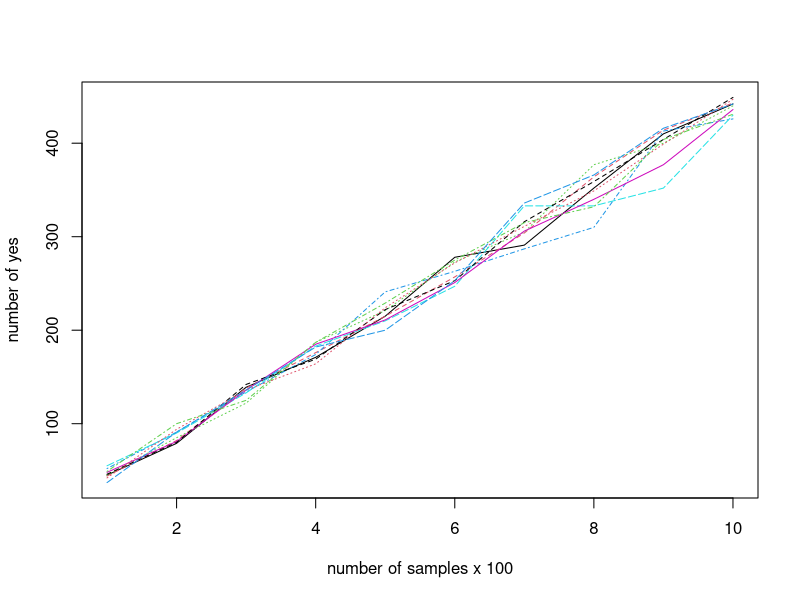

Write the R code that produced this figure.
set.seed(2048)

tax_survey <- function(n_sample) {
num_sample <- n_sample # number of total sample

ob_samples <- rep(0, num_sample) # observed samples
tr_samples <- rbinom(num_sample, size = 2, prob = 1/5) # true lables

dice_rolls <- sample(c(1,0), num_sample, replace = T, prob = c(2,1)/3) # 1 is green and 2 is red


# 1 a subject rolls a die 
# 2 die outcomes a green, says yes (1) if the subject cheated on last year tax
#   else says no (0)
# 3 die outcomes a red, says yes

for(i in 1:num_sample) {
  if(tr_samples[i] == 1) {
    if(dice_rolls[i] == 1) {
      ob_samples[i] <- 1
    }
  }
  else {
    if(dice_rolls[i] == 0) {
      ob_samples[i] <- 1
    }
  }
}

return(sum(ob_samples))

}

# simulates sample sizes from 100 to 1000
num_sample_list <- seq(100, 1000, 100)
list_l <- length(num_sample_list)
num_sim <- 10
observed_yes <- matrix(0, list_l, num_sim)

for(s in 1:num_sim) {
  for(n in 1:list_l) {
    observed_yes[n, s] <- tax_survey(num_sample_list[n])
  }
}

matplot(observed_yes, type = "l",
        xlab = "number of samples x 100", ylab = "number of yes")

